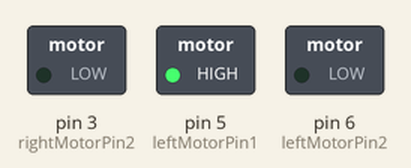
This sketch was run on a simulated Arduino Uno, built with avr-gcc and run on an emulated ATmega328P. On the bench: switched loads named in the sketch (green lamp = pin HIGH). Pins used as bus, display or sensor lines are not drawn.

Above: at 0.1 s.
Timing chart, 0 to 1.6 s (numbered marks = the images above):
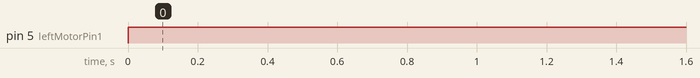

Measured:
- by itself, pin 5 (leftMotorPin1): LOW → HIGH at 0.00 s

The sketch:

sketch_jul11i.ino
```cpp
// 초음파 센서 핀 정의
const int trigPin1 = 9;  // 중앙 센서 트리거 핀
const int echoPin1 = 8;  // 중앙 센서 에코 핀
const int trigPin2 = 13;  // 좌측 센서 트리거 핀
const int echoPin2 = 12;  // 좌측 센서 에코 핀
const int trigPin3 = 10;  // 우측 센서 트리거 핀
const int echoPin3 = 11;  // 우측 센서 에코 핀

// 모터 핀 정의
const int leftMotorPin1 = 5;   // // 좌측 모터 핀 1
const int leftMotorPin2 = 6;   // 좌측 모터 핀 2
const int rightMotorPin1 = 1; // 우측 모터 핀 1
const int rightMotorPin2 = 3; // 우측 모터 핀 2

// 장애물 감지 거리 설정 (단위: 센티미터)
const int obstacleDistance = 3;

void setup() {
  pinMode(trigPin1, OUTPUT);
  pinMode(echoPin1, INPUT);
  pinMode(trigPin2, OUTPUT);
  pinMode(echoPin2, INPUT);
  pinMode(trigPin3, OUTPUT);
  pinMode(echoPin3, INPUT);
  pinMode(leftMotorPin1, OUTPUT);
  pinMode(leftMotorPin2, OUTPUT);
  pinMode(rightMotorPin1, OUTPUT);
  pinMode(rightMotorPin2, OUTPUT);
  Serial.begin(9600);  // 시리얼 통신 초기화
}

void loop() {
  digitalWrite(leftMotorPin1,HIGH);
  digitalWrite(leftMotorPin2,LOW);
  digitalWrite(rightMotorPin1,HIGH);
  digitalWrite(rightMotorPin2,LOW);
}
```
